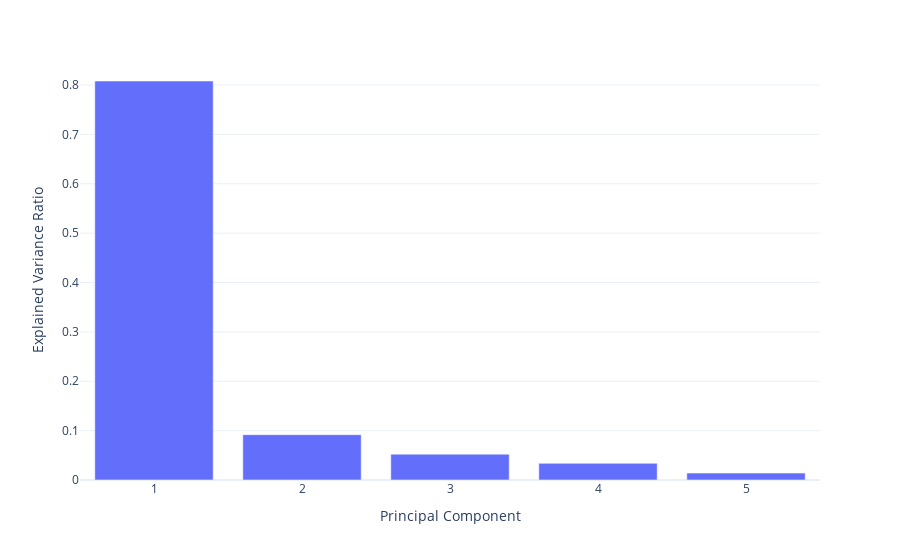

Notebook source saved alongside this figure:
### Code cell
fig = px.bar(x=range(1,pca.n_components_+1),
             y=pca.explained_variance_ratio_,
             labels={'x':'Principal Component','y':'Explained Variance Ratio'})
fig.update_layout(showlegend=False)

### Figure 1 — Plotly figure (JSON) as saved in the notebook; plotly's stock layout.template omitted (floating-point values rounded to 4 significant figures)
{"data": [{"alignmentgroup": "True", "hovertemplate": "Principal Component=%{x}<br>Explained Variance Ratio=%{y}<extra></extra>", "legendgroup": "", "marker": {"color": "#636efa", "pattern": {"shape": ""}}, "name": "", "offsetgroup": "", "orientation": "v", "showlegend": false, "textposition": "auto", "type": "bar", "x": [1, 2, 3, 4, 5], "xaxis": "x", "y": [0.8081, 0.09174, 0.05238, 0.03378, 0.01399], "yaxis": "y"}], "layout": {"barmode": "relative", "legend": {"tracegroupgap": 0}, "margin": {"t": 60}, "showlegend": false, "xaxis": {"anchor": "y", "domain": [0, 1], "title": {"text": "Principal Component"}}, "yaxis": {"anchor": "x", "domain": [0, 1], "title": {"text": "Explained Variance Ratio"}}}}
